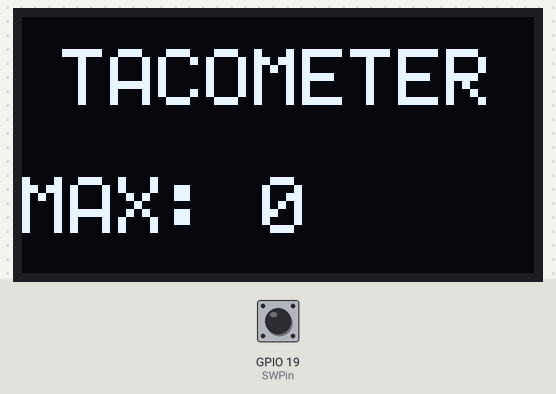
Bench run of a sketch on a simulated ESP32. Parts: 128×64 one-colour display. The test bench sets the inputs (shaded band); at power-on: GPIO 19 (SWPin) HIGH.

Above: at 1.2 s.
1.3 s: GPIO 19 (SWPin) pulled LOW for 0.15 s
At 3.0 s:
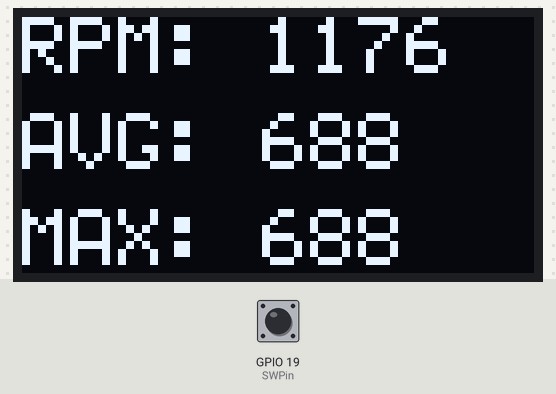
4.4 s: GPIO 19 (SWPin) pulled LOW for 1 s
At 6.2 s:
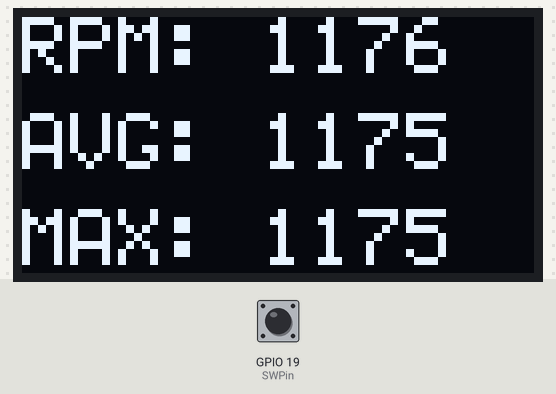
8.0 s: GPIO 19 (SWPin) pulled LOW for 0.15 s
At 9.2 s:
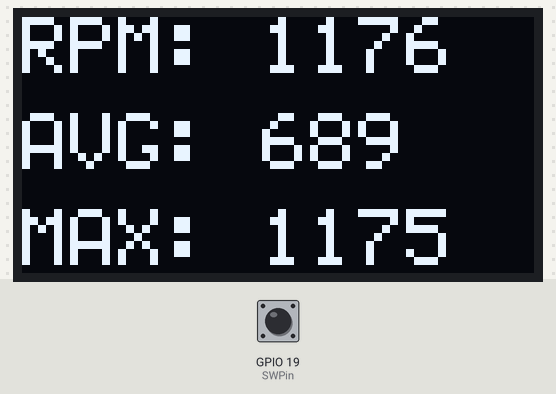
11.1 s: GPIO 19 (SWPin) pulled LOW for 1 s
At 12.2 s:
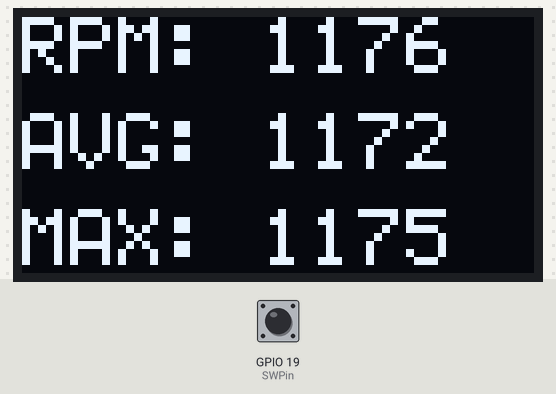
Timing chart, 0 to 14.1 s (numbered marks = the images above; inputs shaded):
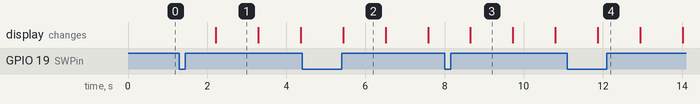

The sketch:

Tachometer_Display_Shield_JRC_Board.ino
```cpp
#include <Wire.h>
#include "SSD1306Ascii.h"
#include "SSD1306AsciiWire.h"
SSD1306AsciiWire oled;
#define _TIMERINTERRUPT_LOGLEVEL_ 0
#include "ESP32TimerInterrupt.h"
#define TIMER0_INTERVAL_MS 1
#define DEBOUNCING_INTERVAL_MS 50
#define LOCAL_DEBUG 0
ESP32Timer ITimer0(0);

unsigned int SWPin = 19;
volatile unsigned long rotationTime = 0;
volatile int debounceCounter;

int RPM = 0;
int avgRPM = 0;
int maxRPM = 0;

bool IRAM_ATTR TimerHandler0(void* timerNo) {
  if (!digitalRead(SWPin) && (debounceCounter >= DEBOUNCING_INTERVAL_MS / TIMER0_INTERVAL_MS)) {
    RPM = (6000000 / (rotationTime * TIMER0_INTERVAL_MS));
    avgRPM = (2 * avgRPM + RPM) / 3;
    if(avgRPM > maxRPM) maxRPM = avgRPM;
    rotationTime = 0;
    debounceCounter = 0;
  }

  else debounceCounter++;

  if (rotationTime >= 1000) {
    RPM = 0;
    avgRPM = (avgRPM + 3 * RPM) / 4;
    rotationTime = 0;
  }

  else rotationTime++;

  return true;
}

void setup() {
  pinMode(SWPin, INPUT_PULLUP);
  Wire.begin();
  Wire.setClock(400000L);
  oled.begin(&Adafruit128x64, 0x3C);
  oled.setFont(System5x7);
  oled.set2X();
  Serial.begin(115200);
  ITimer0.attachInterruptInterval(TIMER0_INTERVAL_MS * 1000, TimerHandler0);
}

void loop() {
  if (avgRPM > 0) display();
  else max_display();
  delay(1000);
}

void text(String t, byte x, byte y) {
  oled.setCursor(x, y);
  oled.print(t);
}

void display(){
  oled.clear();
  text("RPM: " + String(RPM / 100) + "     ",0,0);
  text("AVG: " + String(avgRPM / 100) + "     ",0,3);
  text("MAX: " + String(maxRPM / 100) + "     ",0,6);
}

void max_display(){
  oled.clear();
  text("TACOMETER",10,1);
  text("MAX: " + String(maxRPM / 100),0,5);
}
```

Measured:
- after the input at 1.3 s, the display: changes after 0.92 s (image 1)
- what the display in image 1 shows lasts 1.1 s, from 2.2 s to 3.3 s
